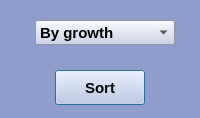
<?xml version="1.0" encoding="UTF-8"?>
<ui version="4.0">
 <class>heartRateSortDialog</class>
 <widget class="QDialog" name="heartRateSortDialog">
  <property name="geometry">
   <rect>
    <x>0</x>
    <y>0</y>
    <width>200</width>
    <height>118</height>
   </rect>
  </property>
  <property name="windowTitle">
   <string>Dialog</string>
  </property>
  <property name="styleSheet">
   <string notr="true">QWidget {
	background-color: #8E9DCC
}</string>
  </property>
  <widget class="QPushButton" name="sortConfirm">
   <property name="geometry">
    <rect>
     <x>55</x>
     <y>70</y>
     <width>90</width>
     <height>35</height>
    </rect>
   </property>
   <property name="styleSheet">
    <string notr="true">QPushButton {
    background-color: #C6CCE8;
    color: #000000;
    border-radius: 0.5em;
	font-family: 'Gogh';
	font-weight: 500;
	font-size: 15px;
}
QPushButton:hover {
    background-color: #A9B9E3;
	font-family: 'Gogh';
	font-weight: 500;
}</string>
   </property>
   <property name="text">
    <string>Sort</string>
   </property>
  </widget>
  <widget class="QComboBox" name="orderChoice">
   <property name="geometry">
    <rect>
     <x>35</x>
     <y>20</y>
     <width>140</width>
     <height>25</height>
    </rect>
   </property>
   <property name="styleSheet">
    <string notr="true">QComboBox {
    background-color: #C6CCE8;
    color: #000000;
    border-radius: 0.5em;
	font-family: 'Gogh';
	font-weight: 500;
	font-size: 15px;
}

QComboBox:hover {
    background-color: #A9B9E3;
	font-family: 'Gogh';
	font-weight: 500;
}
</string>
   </property>
   <item>
    <property name="text">
     <string>By growth</string>
    </property>
   </item>
   <item>
    <property name="text">
     <string>By descending</string>
    </property>
   </item>
  </widget>
 </widget>
 <resources/>
 <connections/>
</ui>
